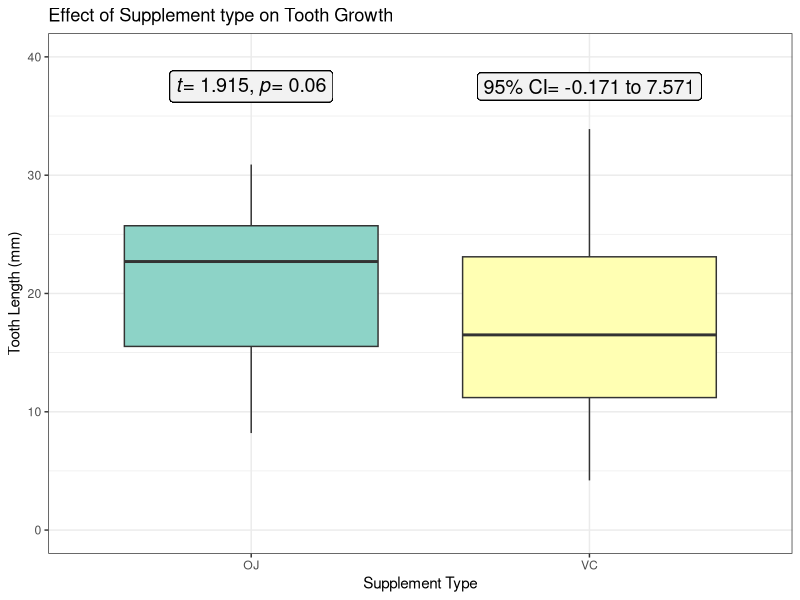
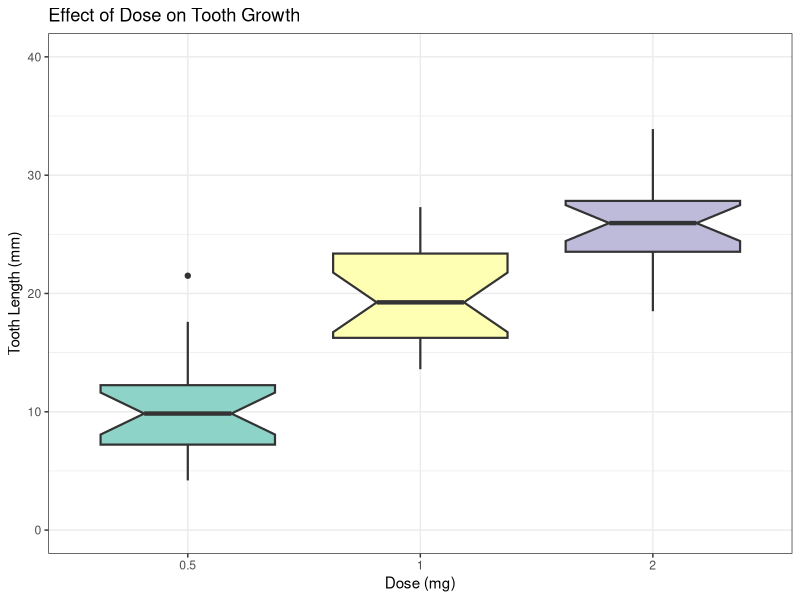

Write the R code that produced these figures, in order.
## ---- chunk 1
library(dplyr)
library(ggplot2)
library(scales)
## ---- chunk 2
data("ToothGrowth")
str(ToothGrowth)
ToothGrowth$dose <- as.factor(ToothGrowth$dose)
## ---- chunk 3
supp_summ <- ToothGrowth %>% group_by(Factor = supp) %>% summarise(mean = mean(len), 
                                                   sd = sd(len),
                                                   median = median(len),
                                                   minimum = min(len),
                                                   maximum = max(len),
                                                   IQR = IQR(len))

dose_summ <- ToothGrowth %>% group_by(Factor = as.factor(dose)) %>% summarise(mean = mean(len), 
                                                   sd = sd(len),
                                                   median = median(len),
                                                   minimum = min(len),
                                                   maximum = max(len),
                                                   IQR = IQR(len))

rbind(supp_summ, dose_summ)
## ---- chunk 4
OJ <- (ToothGrowth %>% filter(supp == "OJ"))$len
VC <- (ToothGrowth %>% filter(supp == "VC"))$len

t.test(OJ, VC, paired = FALSE, var.equal = FALSE, conf.level = 0.95)
## ---- chunk 5
ggplot(ToothGrowth, aes(x = supp, y = len, fill = supp)) + 
      geom_boxplot(show.legend = FALSE) + 
      scale_fill_brewer(palette = "Set3") +
      theme_bw() + ylim(0,40) +
      labs(x = "Supplement Type", y = "Tooth Length (mm)",
           title = "Effect of Supplement type on Tooth Growth") +
      geom_label(x = 1, y = 37.5, fill = "gray95", size = 5,
                label = "paste(italic(t), \"= 1.915\", \", \" , italic(p), \"= 0.06\")", 
                parse = TRUE) + 
      geom_label(x = 2, y = 37.5, fill = "gray95", size = 5,
                label = "paste(\"95% CI\", \"= -0.171 to 7.571\")", 
                parse = TRUE)
## ---- chunk 6
Low <- (ToothGrowth %>% filter(dose == "0.5"))$len
Medium <- (ToothGrowth %>% filter(dose == "1"))$len
High <- (ToothGrowth %>% filter(dose == "2"))$len

t.test(Low, Medium, paired = FALSE, var.equal = FALSE, conf.level = 0.95)
t.test(Low, High, paired = FALSE, var.equal = FALSE, conf.level = 0.95)
t.test(High, Medium, paired = FALSE, var.equal = FALSE, conf.level = 0.95)
## ---- chunk 7
ggplot(ToothGrowth, aes(x = as.factor(dose), y = len, fill = as.factor(dose))) + 
      geom_boxplot(show.legend = FALSE, notch = TRUE, size = 0.75) + 
      scale_fill_brewer(palette = "Set3") +
      theme_bw() + ylim(0,40) +
      labs(x = "Dose (mg)", y = "Tooth Length (mm)",
           title = "Effect of Dose on Tooth Growth")
